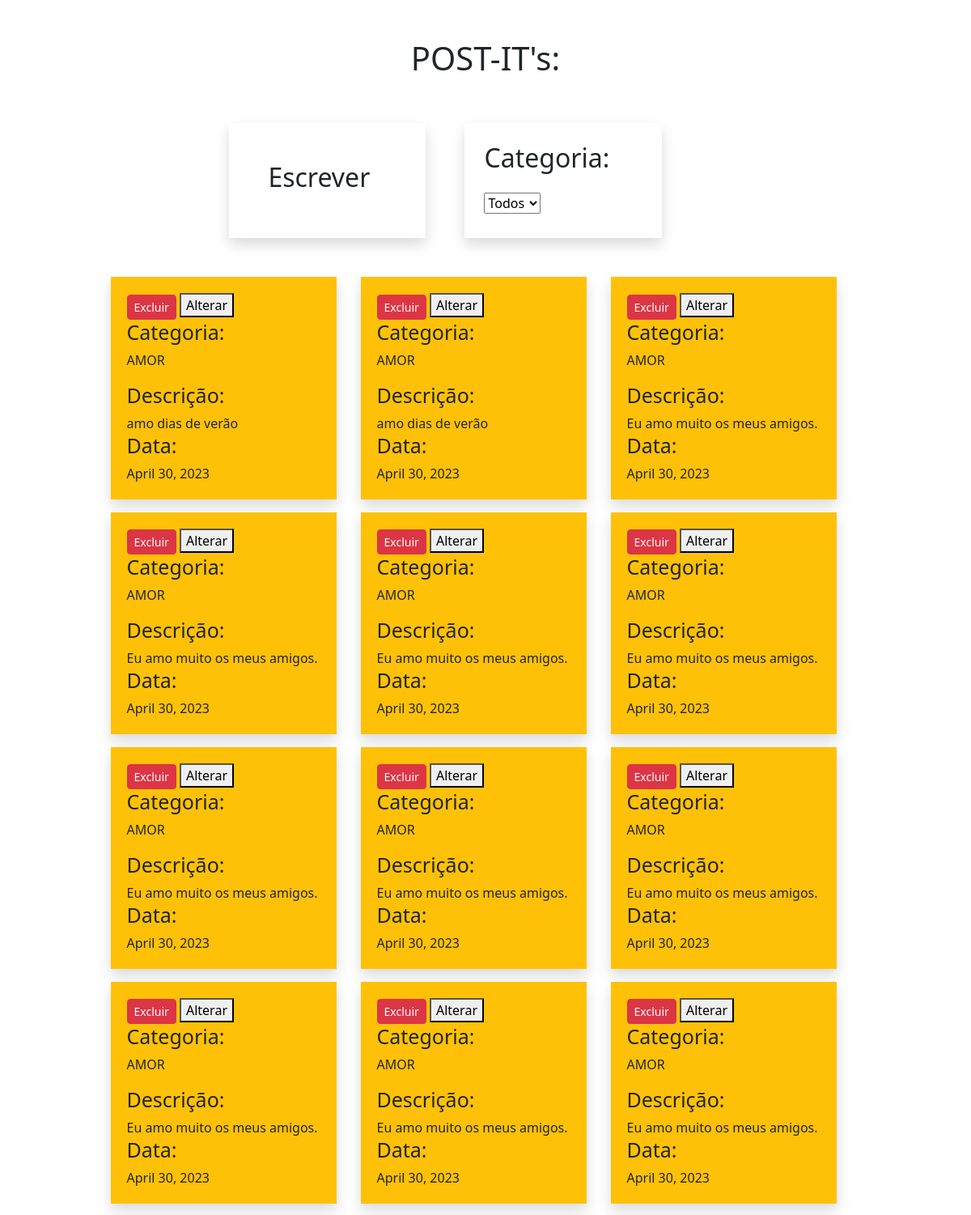
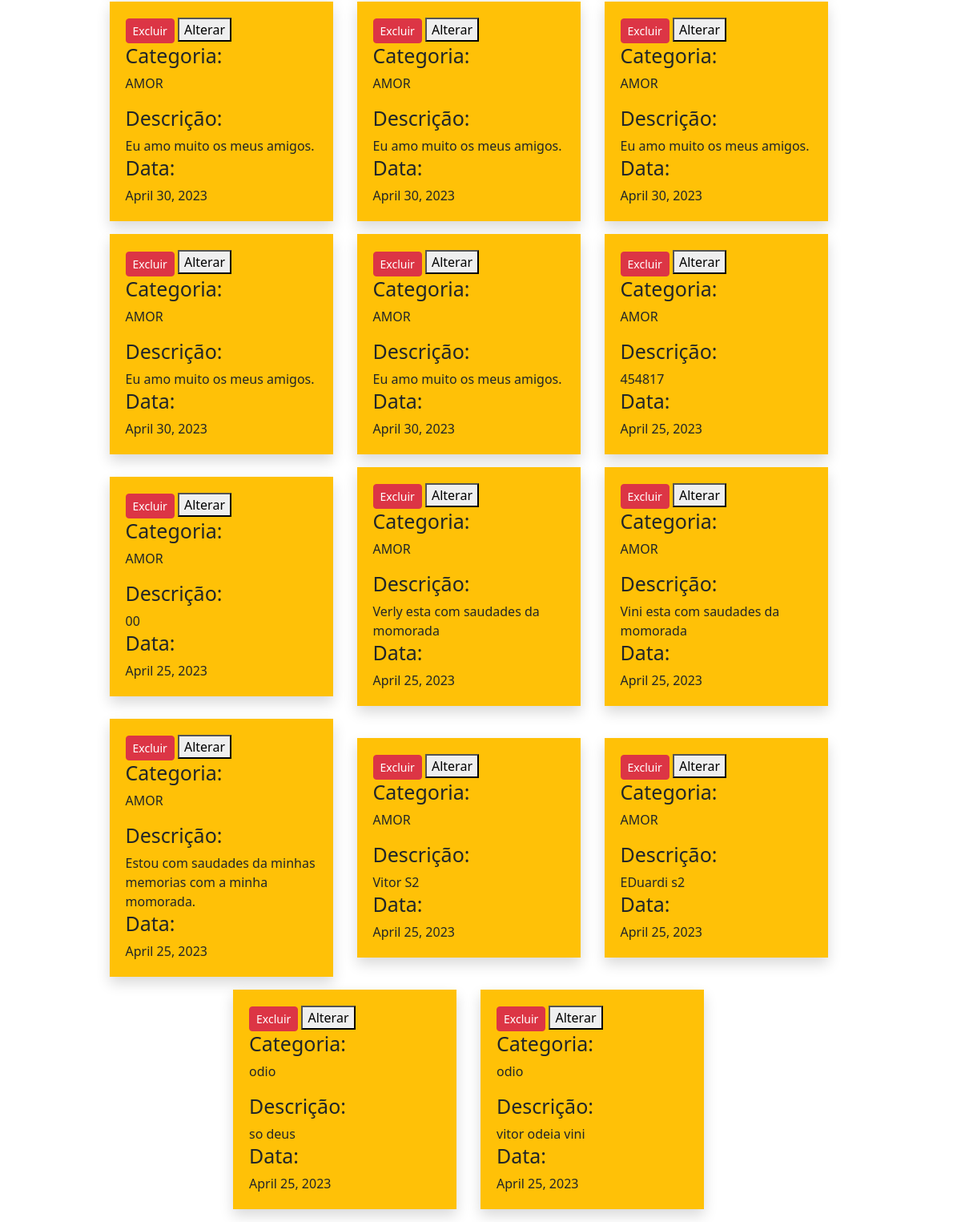
The app's page /, older data (2 pictures, top to bottom).
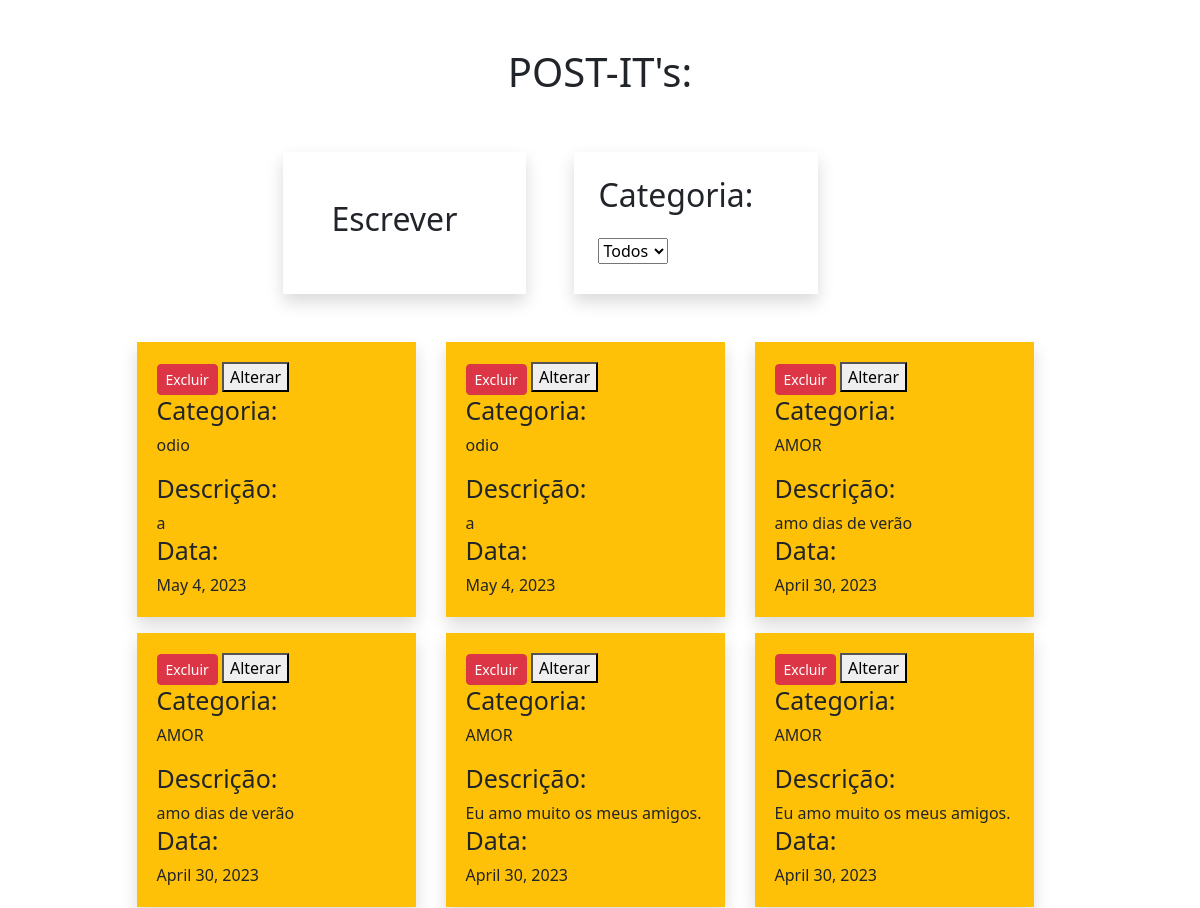
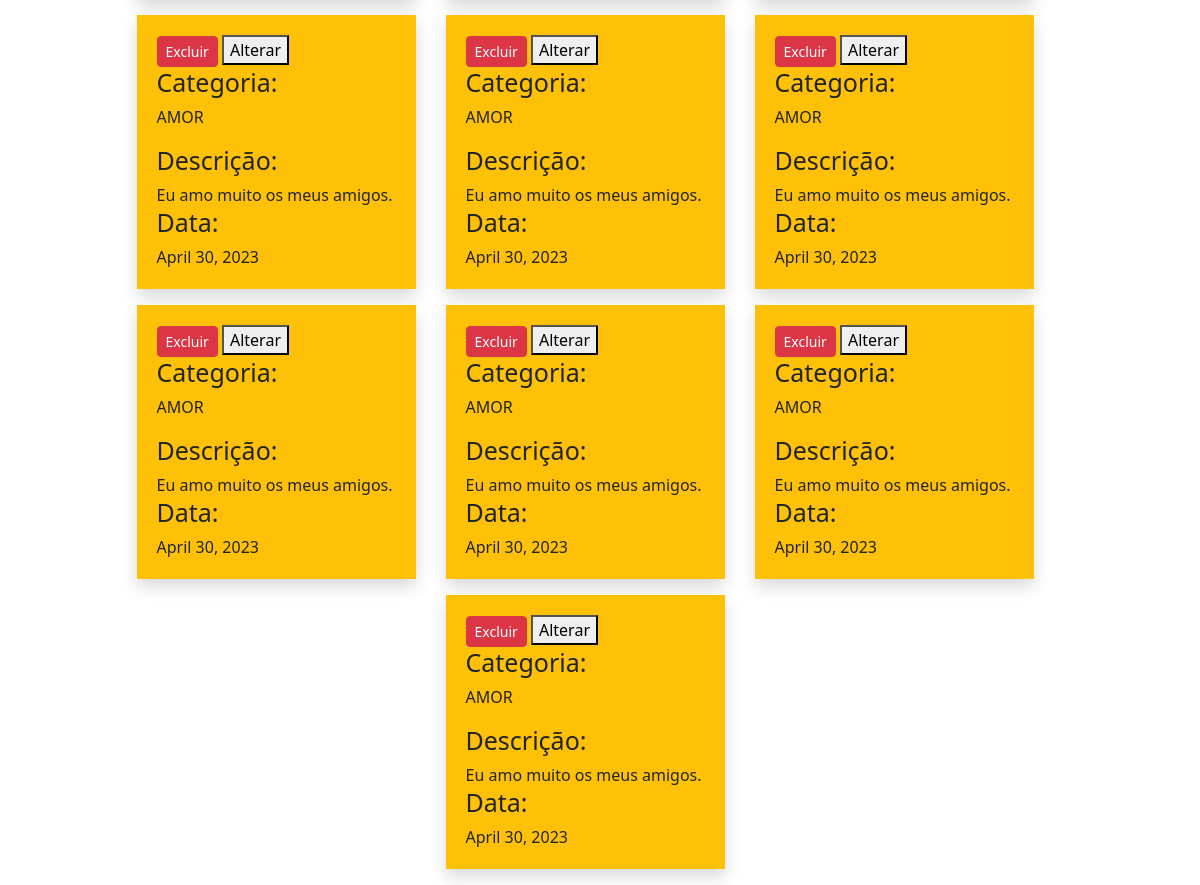
The same page, newer data (2 pictures, top to bottom).
### usuario/models.py (models this page shows, shortened)
class Postit(models.Model):
    descricao = models.CharField(max_length=250, verbose_name='descricao_postit')
    data = models.DateField(auto_now_add=True, verbose_name='data')
    categoria = models.ForeignKey(
        Categoria, verbose_name='categoria', on_delete=models.RESTRICT
    )

class Categoria(models.Model):
    nome = models.CharField(max_length=20, verbose_name='categoria')
    def __str__(self):
        return self.nome

### usuario/views.py (the view)
# urls.py: path('', views.index, name='index'),
def index (request):
    PostIfform = PostItForm()
    if request.method == 'POST':
        PostIfform = PostItForm(request.POST)
        if PostIfform.is_valid():
            PostIfform.save()
            PostIfform = PostItForm()
    context={
        'form': PostIfform,
        'posts': Postit.objects.all().order_by('-id'),
        'categorias': Categoria.objects.all()
    }
    return render(request, 'index.html', context)

### usuario/forms.py
class PostItForm(forms.ModelForm):
    class Meta:
        model  = Postit
        fields = ['categoria', 'descricao']

### usuario/templates/index.html (shortened to what this page needs)
<!DOCTYPE html>
<html lang="en">
<head>
    <link href="https://cdn.jsdelivr.net/npm/bootstrap@5.3.0-alpha3/dist/css/bootstrap.min.css" rel="stylesheet"
>
    <link rel="stylesheet" href="../static/css/style.css">
</head>
<body class="container-fluid">
    <header>
        <div class="justify-content-center d-flex">
            <div class="row mt-5 mb-5">
                <h1 class="text-center">POST-IT's:</h1>
                <div class="shadow col-4 mt-5 p-5 ms-5 escrever_post">
                    <h2>Escrever</h2>
                </div>
                <div class="col-4 shadow mt-5 p-4 ms-5">
                    <h2 class="mb-4">Categoria: </h2>
                    <select id="form-select">
                        <option value="Todos" selected>Todos</option>
                    </select>
                </div>
            </div>
        </div>
    </header>
    <main>
        <div class="row">
            <div id="local_post" class="d-flex flex-wrap">
                {% for post in posts %}
                    <div class="shadow bg-warning col-3 mb-3">
                        <button onClick = "deletePost(this)"class="btn-excluir btn-sm btn btn-danger" data-id="{{post.id}}">Excluir</button>
                        <button onClick="alterarPost(this)" class="btn-alterar" data-id="{{post.id}}">Alterar</button>
                        <h1>Categoria:</h1>
                        <p id="categoria_usada">{{post.categoria}}</p>
                        <h1>Descrição:</h1>
                        {{post.descricao}}
                        <br>
                        <h1>Data:</h1>
                        {{post.data}}
                    </div>
                {% endfor %}
            </div>
           </div>
    </main>
</body>
</html>

Row changes from the older to the newer data that the page shows:
removed Postit: categoria "AMOR", descricao "Eu amo muito os meus amigos.", data "April 30, 2023"
removed Postit: categoria "AMOR", descricao "Eu amo muito os meus amigos.", data "April 30, 2023"
removed Postit: categoria "AMOR", descricao "Eu amo muito os meus amigos.", data "April 30, 2023"
removed Postit: categoria "AMOR", descricao "Eu amo muito os meus amigos.", data "April 30, 2023"
removed Postit: categoria "AMOR", descricao "Eu amo muito os meus amigos.", data "April 30, 2023"
removed Postit: categoria "AMOR", descricao "Eu amo muito os meus amigos.", data "April 30, 2023"
removed Postit: categoria "AMOR", descricao "454817", data "April 25, 2023"
removed Postit: categoria "AMOR", descricao "00", data "April 25, 2023"
removed Postit: categoria "AMOR", descricao "Verly esta com saudades da momorada", data "April 25, 2023"
removed Postit: categoria "AMOR", descricao "Vini esta com saudades da momorada", data "April 25, 2023"
removed Postit: categoria "AMOR", descricao "Estou com saudades da minhas memorias com a minha momorada.", data "April 25, 2023"
removed Postit: categoria "AMOR", descricao "Vitor S2", data "April 25, 2023"
removed Postit: categoria "AMOR", descricao "EDuardi s2", data "April 25, 2023"
removed Postit: categoria "odio", descricao "so deus", data "April 25, 2023"
removed Postit: categoria "odio", descricao "vitor odeia vini", data "April 25, 2023"
added Postit: categoria "odio", descricao "a", data "May 4, 2023"
added Postit: categoria "odio", descricao "a", data "May 4, 2023"
